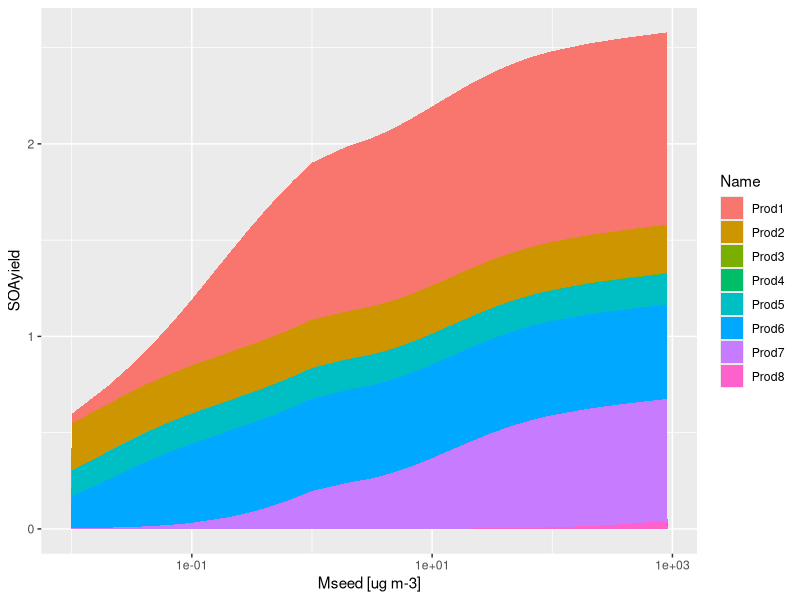

The R script that drew this image:
library(tidyverse)

meanMW <- function(MWseed, mseed, MWsoa, msoa) {
  return((MWseed*mseed + MWsoa*msoa)/(mseed+msoa))
}

Kp <- function(Temp, MW, pvap, accoeff) {
  return((8.2e-5*Temp)/(1e6*MW*accoeff*pvap))
}

to_minimise_M <- function(M, Kp, Tmass ){
  return(abs(1-sum(Kp*Tmass/(1+Kp*M))))
  
}


find_equilibrium <- function(prod_df, delta_misoprene, MWseed, mseed, Temp) {
  
  reltol <- 0.001
  
  Figuess <- 0.1
  old_prod_df <- prod_df %>%
    mutate(
      totalmass = yield*delta_misoprene,
      Fi = Figuess)
  
  final_df <- old_prod_df
  
  convergence <- FALSE
  while(!convergence){
    SOA <- old_prod_df %>%
      mutate(aermass = totalmass*Fi) %>%
      
      summarise(MSOA = sum(aermass),
                MWsoa = weighted.mean(molw, aermass*Fi)
      )
    
    MW <- meanMW(MWseed, mseed, SOA$MWsoa, SOA$MSOA)
    old_prod_df <- old_prod_df %>%
      mutate(Kp = Kp(Temp, MW, pvap, accoeff))
    
    
    M_before <- SOA$MSOA
    
    M <- (optimize(f = to_minimise_M, interval = c(0,mseed*2), Kp = old_prod_df$Kp, Tmass = old_prod_df$totalmass))$minimum
    
    Mtot <- M + mseed
    new_prod_df <- old_prod_df %>%
      mutate(
        iter = iter+1,
        Fi = Kp*Mtot*totalmass/(1+Kp*Mtot))
    
    final_df <- bind_rows(final_df, new_prod_df)
    
    if (all(abs(new_prod_df$Fi-old_prod_df$Fi)/old_prod_df$Fi < reltol)) {
      convergence <- TRUE
    }
    
    old_prod_df <- new_prod_df
  }
  
  return(final_df)

}


prod_df <- tibble::tibble(
  iter = 0,
  Name = c("Prod1"),
  yield = c(1.0),
  pvap = c(1e-10), 
  molw = c(250),
  accoeff = c(1)
)

prod_df <- tibble::tibble(
  iter = 0,
  Name = c("Prod1","Prod2","Prod3"),
  yield = c(1.0, 0.5, 0.1),
  pvap = c(1e-10, 1e-13, 1e-7), 
  molw = c(100, 150, 200),
  accoeff = c(1, 1, 1)
)

prod_df <- tibble::tibble(
  iter = 0,
  Name = c("Prod1","Prod2","Prod3","Prod4", "Prod5","Prod6", "Prod7","Prod8"),
  yield = c(1.0, 0.5, 0.1, 0.2, 0.4, 0.7,0.8, 0.3),
  pvap = c(1e-10, 1e-13, 1e-7, 1e-5, 1e-12, 1e-11, 1e-9, 1e-7), 
  molw = c(100, 150, 200, 250, 120, 140, 190, 180),
  accoeff = 1
)


MWseed <- 250
mseed <- 10
delta_misoprene <- 1
Temp <- 298
mseed_sensitivity <- NULL
for (mseed in c(1:9 %o% 10^(-2:2))){
  
  mseed_sensitivity <- bind_rows(mseed_sensitivity, 
                                 find_equilibrium(prod_df, delta_misoprene, MWseed, mseed, Temp) %>%
                                   mutate(Mseed = mseed)
  )
}

SOAyield <- mseed_sensitivity %>%
  group_by(Mseed) %>%
  filter(iter == max(iter)) %>%
  mutate(SOAyield = totalmass*Fi)

ggplot(SOAyield) +
  geom_area(aes(x =Mseed, y = SOAyield, fill = Name))+
  scale_x_log10(name = "Mseed [ug m-3]")
